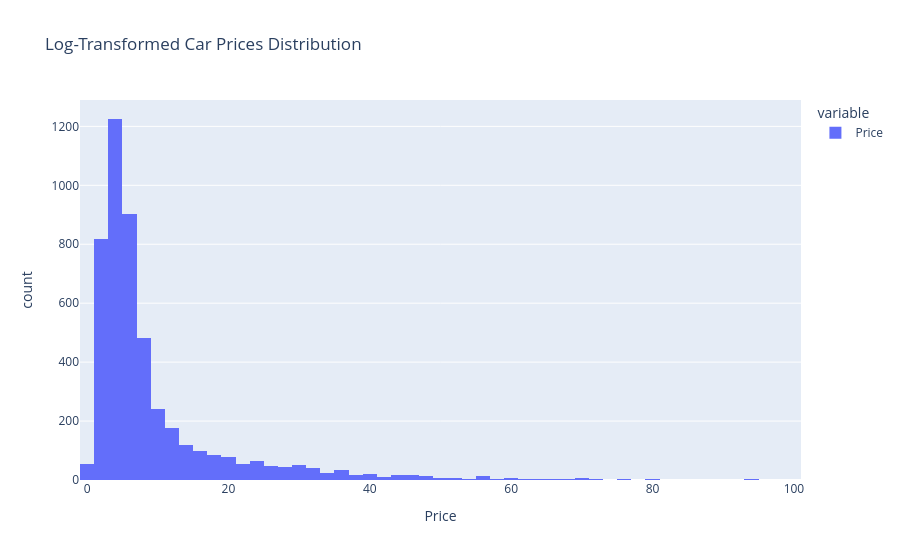

Notebook code cell kept with this figure:
### Code cell
px.histogram(y_train, nbins=50, title='Log-Transformed Car Prices Distribution', labels={'value': 'Price '}).show()

### Figure 1 — Plotly figure (JSON) as saved in the notebook; plotly's stock layout.template omitted (floating-point values rounded to 4 significant figures; data arrays with more than 128 entries replaced by an {"elided": "..."} marker saying what was removed)
{"data": [{"alignmentgroup": "True", "bingroup": "x", "hovertemplate": "variable=Price<br>Price =%{x}<br>count=%{y}<extra></extra>", "legendgroup": "Price", "marker": {"color": "#636efa", "pattern": {"shape": ""}}, "name": "Price", "nbinsx": 50, "offsetgroup": "Price", "orientation": "v", "showlegend": true, "type": "histogram", "x": {"elided": "4812 float values"}, "xaxis": "x", "yaxis": "y"}], "layout": {"barmode": "relative", "legend": {"title": {"text": "variable"}, "tracegroupgap": 0}, "title": {"text": "Log-Transformed Car Prices Distribution"}, "xaxis": {"anchor": "y", "domain": [0, 1], "title": {"text": "Price "}}, "yaxis": {"anchor": "x", "domain": [0, 1], "title": {"text": "count"}}}}
